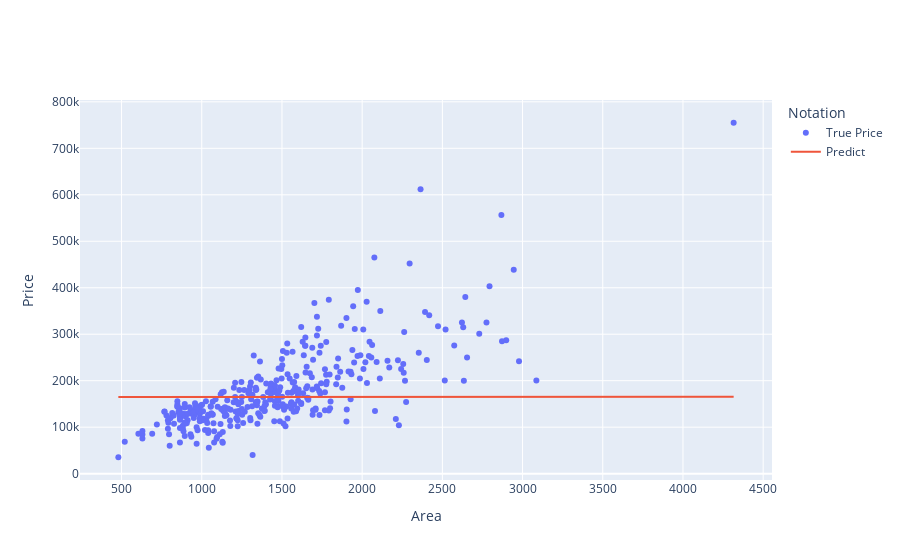

Notebook source saved alongside this figure:
### Code cell
fig = go.Figure()
fig.add_trace(go.Scatter(
    x=X_test[:,0],
    y=y_test,
    mode="markers",
    name="True Price"
))
fig.add_trace(go.Scatter(
    x=X_test[:,0],
    y=y_predict_svm,
    mode="lines",
    name="Predict",
))
fig.update_layout(

    xaxis_title="Area",
    yaxis_title="Price",
    legend_title="Notation",

)

### Figure 1 — Plotly figure (JSON) as saved in the notebook; plotly's stock layout.template omitted (floating-point values rounded to 4 significant figures; data arrays with more than 128 entries replaced by an {"elided": "..."} marker saying what was removed)
{"data": [{"mode": "markers", "name": "True Price", "type": "scatter", "x": {"elided": "365 int values"}, "y": {"elided": "365 int values"}}, {"mode": "lines", "name": "Predict", "type": "scatter", "x": {"elided": "365 int values"}, "y": {"elided": "365 float values"}}], "layout": {"legend": {"title": {"text": "Notation"}}, "xaxis": {"title": {"text": "Area"}}, "yaxis": {"title": {"text": "Price"}}}}
